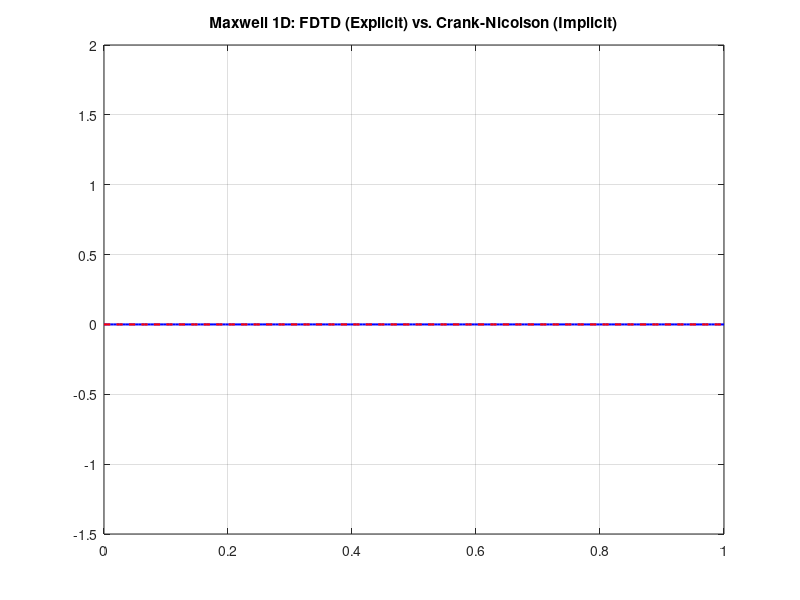

Source code (MATLAB): (Note: this script raises an error after producing the figure.)
% --- 1D MAXWELL EQUATIONS: EXPLICIT FDTD VS. IMPLICIT CRANK-NICOLSON ---
% This script simulates a Gaussian pulse propagating in 1D free space.

clear; clc; clf;

% 1. PHYSICAL & COMPUTATIONAL PARAMETERS
c = 3e8;                    % Speed of light (m/s) [cite: 1, 128]
eps0 = 8.854e-12;           % Vacuum Permittivity [cite: 1, 19]
mu0 = 4*pi*1e-7;            % Vacuum Permeability [cite: 1, 16]
z_limit = 1.0;              % Length of the domain (meters)
dz = 0.005;                 % Spatial step (meters)
steps = round(z_limit/dz);  % Number of grid points [cite: 1, 71]
z = linspace(0, z_limit, steps);

% --- FDTD TIMING (Must satisfy CFL condition) ---
dt_fdtd = dz / c;           % Stable time step (CFL Limit) [cite: 1, 127]

% --- CRANK-NICOLSON TIMING (Breaking the CFL limit) ---
% Implicit methods are unconditionally stable, allowing larger steps [cite: 1, 200]
dt_cn = 4 * dt_fdtd;        % 4x larger time step than FDTD

% 2. INITIALIZE FIELDS
% FDTD Arrays (Staggered Yee Grid) [cite: 1, 77]
Ex_fdtd = zeros(1, steps);
Hy_fdtd = zeros(1, steps);

% Crank-Nicolson Arrays (Matrix based) [cite: 1, 162]
Ex_cn = zeros(steps, 1);
Ex_cn_old = zeros(steps, 1);

% 3. CRANK-NICOLSON MATRIX ASSEMBLY [cite: 1, 238]
% Solving the wave equation: E(n+1) - (c*dt)^2/2 * d2E/dz2(n+1) = RHS
s = (c * dt_cn / (2 * dz))^2;
main_diag = (1 + 2*s) * ones(steps, 1);
off_diag  = -s * ones(steps-1, 1);

% Matrix A is sparse and tridiagonal [cite: 1, 165]
A = diag(main_diag) + diag(off_diag, 1) + diag(off_diag, -1);

% Boundary Conditions: Perfect Electric Conductor (PEC) [cite: 1, 233]
A(1,:) = 0; A(1,1) = 1;
A(end,:) = 0; A(end,end) = 1;

% 4. MAIN SIMULATION LOOP
total_time = 150 * dt_fdtd;
n_steps = round(total_time / dt_fdtd);

for n = 1:n_steps
    current_time = n * dt_fdtd;

    % --- SIDE 1: EXPLICIT FDTD (Leapfrog) [cite: 1, 94] ---
    % Update H-field (Half-step) [cite: 1, 97]
    Hy_fdtd(1:end-1) = Hy_fdtd(1:end-1) + (dt_fdtd/(mu0*dz)) * diff(Ex_fdtd);
    
    % Update E-field (Full-step) [cite: 1, 99]
    % Corrected indexing: Matching lengths to avoid 'Incompatible Sizes' error
    Ex_fdtd(2:end-1) = Ex_fdtd(2:end-1) + (dt_fdtd/(eps0*dz)) * diff(Hy_fdtd(1:end-1));
    
    % Inject Gaussian Pulse Source [cite: 1, 230]
    pulse = exp(-((current_time - 20*dt_fdtd)/(6*dt_fdtd))^2);
    Ex_fdtd(round(steps/3)) = Ex_fdtd(round(steps/3)) + pulse;

    % --- SIDE 2: IMPLICIT CRANK-NICOLSON (Matrix Solve) [cite: 1, 235] ---
    % We update the CN solution only when its larger time step is reached
    if mod(n, 4) == 0
        % Calculate Right Hand Side (RHS) based on old values [cite: 1, 242]
        % For 1D wave: B * E_now
        rhs = 2*Ex_cn - Ex_cn_old + s*( [Ex_cn(2:end); 0] - 2*Ex_cn + [0; Ex_cn(1:end-1)] );
        
        % Inject Source into CN
        rhs(round(steps/3)) = rhs(round(steps/3)) + pulse;
        
        % Solve the system: A * E_next = RHS [cite: 1, 245]
        Ex_cn_next = A \ rhs; 
        
        % Shift time history
        Ex_cn_old = Ex_cn;
        Ex_cn = Ex_cn_next;
    end

    % --- VISUALIZATION ---
    if mod(n, 2) == 0
        plot(z, Ex_fdtd, 'b-', 'LineWidth', 1.5); hold on;
        plot(z, Ex_cn, 'r--', 'LineWidth', 1.5); hold off;
        grid on;
        axis([0 z_limit -1.5 2]);
        title(['Maxwell 1D: FDTD (Explicit) vs. Crank-Nicolson (Implicit)']);
        subtitle(['Time: ', num2str(current_time*1e9, '%.2f'), ' ns | Blue: FDTD | Red: CN (4x step)']);
        xlabel('Position (z)'); ylabel('Electric Field (Ex)');
        legend('FDTD (CFL Constrained)', 'Crank-Nicolson (Unconditionally Stable)');
        drawnow;
    end
end
